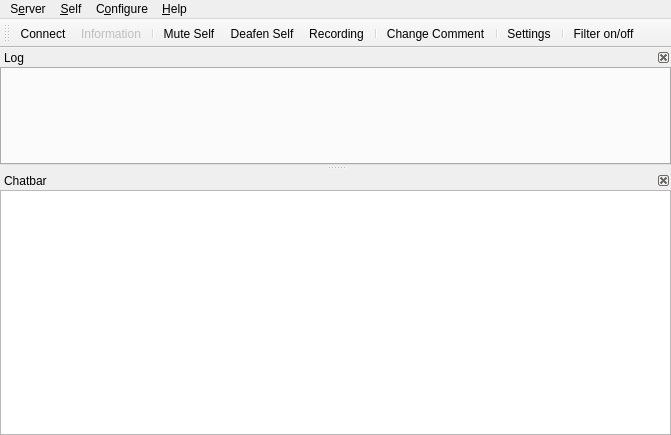
<?xml version="1.0" encoding="UTF-8"?>
<ui version="4.0">
 <class>MainWindow</class>
 <widget class="QMainWindow" name="MainWindow">
  <property name="geometry">
   <rect>
    <x>0</x>
    <y>0</y>
    <width>671</width>
    <height>435</height>
   </rect>
  </property>
  <property name="windowTitle">
   <string>Mumble</string>
  </property>
  <property name="dockOptions">
   <set>QMainWindow::AllowNestedDocks|QMainWindow::AnimatedDocks</set>
  </property>
  <property name="unifiedTitleAndToolBarOnMac">
   <bool>true</bool>
  </property>
  <widget class="UserView" name="qtvUsers">
   <property name="contextMenuPolicy">
    <enum>Qt::CustomContextMenu</enum>
   </property>
   <property name="acceptDrops">
    <bool>true</bool>
   </property>
   <property name="dragEnabled">
    <bool>true</bool>
   </property>
   <property name="rootIsDecorated">
    <bool>false</bool>
   </property>
   <property name="uniformRowHeights">
    <bool>true</bool>
   </property>
   <property name="headerHidden">
    <bool>true</bool>
   </property>
   <attribute name="headerVisible">
    <bool>false</bool>
   </attribute>
  </widget>
  <widget class="QMenuBar" name="menubar">
   <property name="geometry">
    <rect>
     <x>0</x>
     <y>0</y>
     <width>671</width>
     <height>21</height>
    </rect>
   </property>
   <widget class="QMenu" name="qmConfig">
    <property name="title">
     <string>C&amp;onfigure</string>
    </property>
    <addaction name="qaConfigDialog"/>
   </widget>
   <widget class="QMenu" name="qmHelp">
    <property name="title">
     <string>&amp;Help</string>
    </property>
    <addaction name="qaHelpWhatsThis"/>
    <addaction name="separator"/>
    <addaction name="qaHelpAbout"/>
    <addaction name="qaHelpAboutQt"/>
    <addaction name="separator"/>
    <addaction name="qaHelpVersionCheck"/>
   </widget>
   <widget class="QMenu" name="qmServer">
    <property name="title">
     <string>S&amp;erver</string>
    </property>
   </widget>
   <widget class="QMenu" name="qmSelf">
    <property name="title">
     <string>&amp;Self</string>
    </property>
    <addaction name="qaAudioMute"/>
    <addaction name="qaAudioDeaf"/>
    <addaction name="qaSelfPrioritySpeaker"/>
    <addaction name="separator"/>
    <addaction name="qaRecording"/>
    <addaction name="separator"/>
    <addaction name="qaSelfComment"/>
    <addaction name="qaServerTexture"/>
    <addaction name="qaServerTextureRemove"/>
    <addaction name="separator"/>
    <addaction name="qaSelfRegister"/>
    <addaction name="qaAudioStats"/>
   </widget>
   <addaction name="qmServer"/>
   <addaction name="qmSelf"/>
   <addaction name="qmConfig"/>
   <addaction name="qmHelp"/>
  </widget>
  <widget class="QDockWidget" name="qdwLog">
   <property name="minimumSize">
    <size>
     <width>250</width>
     <height>93</height>
    </size>
   </property>
   <property name="features">
    <set>QDockWidget::DockWidgetClosable|QDockWidget::DockWidgetMovable</set>
   </property>
   <property name="windowTitle">
    <string>Log</string>
   </property>
   <attribute name="dockWidgetArea">
    <number>1</number>
   </attribute>
   <widget class="LogTabWidget" name="qtwLogTabs">
   </widget>
  </widget>
  <widget class="QDockWidget" name="qdwChat">
   <property name="sizePolicy">
    <sizepolicy hsizetype="Preferred" vsizetype="Preferred">
     <horstretch>0</horstretch>
     <verstretch>0</verstretch>
    </sizepolicy>
   </property>
   <property name="toolTip">
    <string/>
   </property>
   <property name="whatsThis">
    <string>This is the chatbar&lt;br /&gt;If you enter text here and then press enter the text is sent to the user or channel that was selected. If nothing is selected the message is sent to your current channel.</string>
   </property>
   <property name="features">
    <set>QDockWidget::DockWidgetClosable|QDockWidget::DockWidgetMovable</set>
   </property>
   <property name="windowTitle">
    <string>Chatbar</string>
   </property>
   <attribute name="dockWidgetArea">
    <number>1</number>
   </attribute>
   <widget class="ChatbarTextEdit" name="qteChat">
    <property name="sizePolicy">
     <sizepolicy hsizetype="Expanding" vsizetype="MinimumExpanding">
      <horstretch>0</horstretch>
      <verstretch>0</verstretch>
     </sizepolicy>
    </property>
    <property name="maximumSize">
     <size>
      <width>16777215</width>
      <height>16777215</height>
     </size>
    </property>
    <property name="acceptRichText">
     <bool>false</bool>
    </property>
   </widget>
  </widget>
  <widget class="QToolBar" name="qtIconToolbar">
   <property name="windowTitle">
    <string>Icon Toolbar</string>
   </property>
   <attribute name="toolBarArea">
    <enum>TopToolBarArea</enum>
   </attribute>
   <attribute name="toolBarBreak">
    <bool>false</bool>
   </attribute>
   <addaction name="qaServerConnect"/>
   <addaction name="qaServerInformation"/>
   <addaction name="separator"/>
   <addaction name="qaAudioMute"/>
   <addaction name="qaAudioDeaf"/>
   <addaction name="qaRecording"/>
   <addaction name="separator"/>
   <addaction name="qaSelfComment"/>
   <addaction name="separator"/>
   <addaction name="qaConfigDialog"/>
   <addaction name="separator"/>
   <addaction name="qaFilterToggle"/>
  </widget>
  <action name="qaQuit">
   <property name="text">
    <string>&amp;Quit Mumble</string>
   </property>
   <property name="toolTip">
    <string>Closes the program</string>
   </property>
   <property name="whatsThis">
    <string>Exits the application.</string>
   </property>
   <property name="shortcut">
    <string>Ctrl+Q</string>
   </property>
  </action>
  <action name="qaServerConnect">
   <property name="icon">
    <iconset>
     <normaloff>skin:categories/applications-internet.svg</normaloff>skin:categories/applications-internet.svg</iconset>
   </property>
   <property name="text">
    <string>&amp;Connect</string>
   </property>
   <property name="toolTip">
    <string>Open the server connection dialog</string>
   </property>
   <property name="whatsThis">
    <string>Shows a dialog of registered servers, and also allows quick-connect.</string>
   </property>
   <property name="iconVisibleInMenu">
    <bool>false</bool>
   </property>
  </action>
  <action name="qaServerDisconnect">
   <property name="enabled">
    <bool>false</bool>
   </property>
   <property name="text">
    <string>&amp;Disconnect</string>
   </property>
   <property name="toolTip">
    <string>Disconnect from server</string>
   </property>
   <property name="whatsThis">
    <string>Disconnects you from the server.</string>
   </property>
  </action>
  <action name="qaServerBanList">
   <property name="enabled">
    <bool>false</bool>
   </property>
   <property name="text">
    <string>&amp;Ban list</string>
   </property>
   <property name="toolTip">
    <string>Edit ban list on server</string>
   </property>
   <property name="whatsThis">
    <string>This lets you edit the server-side IP ban list.</string>
   </property>
  </action>
  <action name="qaServerInformation">
   <property name="enabled">
    <bool>false</bool>
   </property>
   <property name="icon">
    <iconset>
     <normaloff>skin:Information_icon.svg</normaloff>skin:Information_icon.svg</iconset>
   </property>
   <property name="text">
    <string>&amp;Information</string>
   </property>
   <property name="toolTip">
    <string>Show information about the server connection</string>
   </property>
   <property name="whatsThis">
    <string>This will show extended information about the connection to the server.</string>
   </property>
   <property name="iconVisibleInMenu">
    <bool>false</bool>
   </property>
  </action>
  <action name="qaUserKick">
   <property name="text">
    <string>&amp;Kick</string>
   </property>
   <property name="toolTip">
    <string>Kick user (with reason)</string>
   </property>
   <property name="whatsThis">
    <string>Kick selected user off server. You'll be asked to specify a reason.</string>
   </property>
  </action>
  <action name="qaUserMute">
   <property name="checkable">
    <bool>true</bool>
   </property>
   <property name="text">
    <string>&amp;Mute</string>
   </property>
   <property name="toolTip">
    <string>Mute user</string>
   </property>
   <property name="whatsThis">
    <string>Mute or unmute user on server. Unmuting a deafened user will also undeafen them.</string>
   </property>
  </action>
  <action name="qaUserBan">
   <property name="text">
    <string>&amp;Ban</string>
   </property>
   <property name="toolTip">
    <string>Kick and ban user (with reason)</string>
   </property>
   <property name="whatsThis">
    <string>Kick and ban selected user from server. You'll be asked to specify a reason.</string>
   </property>
  </action>
  <action name="qaUserDeaf">
   <property name="checkable">
    <bool>true</bool>
   </property>
   <property name="text">
    <string>&amp;Deafen</string>
   </property>
   <property name="toolTip">
    <string>Deafen user</string>
   </property>
   <property name="whatsThis">
    <string>Deafen or undeafen user on server. Deafening a user will also mute them.</string>
   </property>
  </action>
  <action name="qaUserLocalIgnore">
   <property name="checkable">
    <bool>true</bool>
   </property>
   <property name="text">
    <string>Ignore Messages</string>
   </property>
   <property name="toolTip">
    <string>Locally ignore user's text chat messages.</string>
   </property>
   <property name="whatsThis">
    <string>Silently drops all text messages from the user.</string>
   </property>
  </action>
  <action name="qaUserLocalMute">
   <property name="checkable">
    <bool>true</bool>
   </property>
   <property name="text">
    <string>&amp;Local Mute</string>
   </property>
   <property name="toolTip">
    <string>Mute user locally</string>
   </property>
   <property name="whatsThis">
    <string>Mute or unmute user locally. Use this on other users in the same room.</string>
   </property>
  </action>
  <action name="qaUserTextMessage">
   <property name="text">
    <string>Send &amp;Message</string>
   </property>
   <property name="toolTip">
    <string>Send a Text Message</string>
   </property>
   <property name="whatsThis">
    <string>Sends a text message to another user.</string>
   </property>
  </action>
  <action name="qaChannelAdd">
   <property name="text">
    <string>&amp;Add</string>
   </property>
   <property name="toolTip">
    <string>Add new channel</string>
   </property>
   <property name="whatsThis">
    <string>This adds a new sub-channel to the currently selected channel.</string>
   </property>
  </action>
  <action name="qaChannelRemove">
   <property name="text">
    <string>&amp;Remove</string>
   </property>
   <property name="toolTip">
    <string>Remove channel</string>
   </property>
   <property name="whatsThis">
    <string>This removes a channel and all sub-channels.</string>
   </property>
  </action>
  <action name="qaChannelACL">
   <property name="text">
    <string>&amp;Edit</string>
   </property>
   <property name="toolTip">
    <string>Edit Groups and ACL for channel</string>
   </property>
   <property name="whatsThis">
    <string>This opens the Group and ACL dialog for the channel, to control permissions.</string>
   </property>
  </action>
  <action name="qaChannelLink">
   <property name="text">
    <string>&amp;Link</string>
   </property>
   <property name="toolTip">
    <string>Link your channel to another channel</string>
   </property>
   <property name="whatsThis">
    <string>This links your current channel to the selected channel. If users in a channel have permission to speak in the other channel, users can now hear each other. This is a permanent link, and will last until manually unlinked or the server is restarted. Please see the shortcuts for push-to-link.</string>
   </property>
  </action>
  <action name="qaChannelUnlink">
   <property name="text">
    <string comment="Channel">&amp;Unlink</string>
   </property>
   <property name="toolTip">
    <string>Unlink your channel from another channel</string>
   </property>
   <property name="whatsThis">
    <string>This unlinks your current channel from the selected channel.</string>
   </property>
  </action>
  <action name="qaChannelUnlinkAll">
   <property name="text">
    <string>&amp;Unlink All</string>
   </property>
   <property name="toolTip">
    <string>Unlinks your channel from all linked channels.</string>
   </property>
   <property name="whatsThis">
    <string>This unlinks your current channel (not the selected one) from all linked channels.</string>
   </property>
  </action>
  <action name="qaAudioReset">
   <property name="text">
    <string>&amp;Reset</string>
   </property>
   <property name="toolTip">
    <string>Reset audio preprocessor</string>
   </property>
   <property name="whatsThis">
    <string>This will reset the audio preprocessor, including noise cancellation, automatic gain and voice activity detection. If something suddenly worsens the audio environment (like dropping the microphone) and it was temporary, use this to avoid having to wait for the preprocessor to readjust.</string>
   </property>
  </action>
  <action name="qaAudioMute">
   <property name="checkable">
    <bool>true</bool>
   </property>
   <property name="icon">
    <iconset>
     <normaloff>skin:actions/audio-input-microphone.svg</normaloff>
     <normalon>skin:actions/audio-input-microphone-muted.svg</normalon>
     <activeon>skin:actions/audio-input-microphone-muted.svg</activeon>skin:actions/audio-input-microphone.svg</iconset>
   </property>
   <property name="text">
    <string>&amp;Mute Self</string>
   </property>
   <property name="toolTip">
    <string>Mute yourself</string>
   </property>
   <property name="whatsThis">
    <string>Mute or unmute yourself. When muted, you will not send any data to the server. Unmuting while deafened will also undeafen.</string>
   </property>
   <property name="iconVisibleInMenu">
    <bool>false</bool>
   </property>
  </action>
  <action name="qaAudioDeaf">
   <property name="checkable">
    <bool>true</bool>
   </property>
   <property name="icon">
    <iconset>
     <normaloff>skin:self_undeafened.svg</normaloff>
     <normalon>skin:deafened_self.svg</normalon>
     <activeon>skin:deafened_self.svg</activeon>skin:self_undeafened.svg</iconset>
   </property>
   <property name="text">
    <string>&amp;Deafen Self</string>
   </property>
   <property name="toolTip">
    <string>Deafen yourself</string>
   </property>
   <property name="whatsThis">
    <string>Deafen or undeafen yourself. When deafened, you will not hear anything. Deafening yourself will also mute.</string>
   </property>
   <property name="iconVisibleInMenu">
    <bool>false</bool>
   </property>
  </action>
  <action name="qaAudioTTS">
   <property name="checkable">
    <bool>true</bool>
   </property>
   <property name="text">
    <string>&amp;Text-To-Speech</string>
   </property>
   <property name="toolTip">
    <string>Toggle Text-To-Speech</string>
   </property>
   <property name="whatsThis">
    <string>Enable or disable the text-to-speech engine. Only messages enabled for TTS in the Configuration dialog will actually be spoken.</string>
   </property>
  </action>
  <action name="qaAudioStats">
   <property name="text">
    <string>Audio S&amp;tatistics</string>
   </property>
   <property name="toolTip">
    <string>Display audio statistics</string>
   </property>
   <property name="whatsThis">
    <string>Pops up a small dialog with information about your current audio input.</string>
   </property>
  </action>
  <action name="qaAudioUnlink">
   <property name="text">
    <string>&amp;Unlink Plugins</string>
   </property>
   <property name="toolTip">
    <string>Forcibly unlink plugin</string>
   </property>
   <property name="whatsThis">
    <string>This forces the current plugin to unlink, which is handy if it is reading completely wrong data.</string>
   </property>
  </action>
  <action name="qaConfigDialog">
   <property name="icon">
    <iconset>
     <normaloff>skin:config_basic.png</normaloff>skin:config_basic.png</iconset>
   </property>
   <property name="text">
    <string>&amp;Settings</string>
   </property>
   <property name="toolTip">
    <string>Configure Mumble</string>
   </property>
   <property name="whatsThis">
    <string>Allows you to change most settings for Mumble.</string>
   </property>
   <property name="menuRole">
    <enum>QAction::PreferencesRole</enum>
   </property>
   <property name="iconVisibleInMenu">
    <bool>false</bool>
   </property>
  </action>
  <action name="qaFilterToggle">
   <property name="checkable">
    <bool>true</bool>
   </property>
   <property name="icon">
    <iconset>
     <normaloff>skin:filter.svg</normaloff>
     <normalon>skin:filter.svg</normalon>
     <activeon>skin:filter.svg</activeon>skin:filter.svg</iconset>
   </property>
   <property name="text">
    <string>&amp;Filter on/off</string>
   </property>
   <property name="toolTip">
    <string>Toggle the channel filter (Ctrl+F)</string>
   </property>
   <property name="whatsThis">
    <string>Enable or disable the filtering of select channels.
By default all empty channels will be filtered.
You can mark additional channels for filtering from
the channel's context menu.</string>
   </property>
   <property name="shortcut">
    <string>Ctrl+F</string>
   </property>
   <property name="iconVisibleInMenu">
    <bool>false</bool>
   </property>
  </action>
  <action name="qaAudioWizard">
   <property name="text">
    <string>&amp;Audio Wizard</string>
   </property>
   <property name="toolTip">
    <string>Start the audio configuration wizard</string>
   </property>
   <property name="whatsThis">
    <string>This will guide you through the process of configuring your audio hardware.</string>
   </property>
  </action>
  <action name="qaHelpWhatsThis">
   <property name="text">
    <string>&amp;What's This?</string>
   </property>
   <property name="toolTip">
    <string>Enter What's This? mode</string>
   </property>
   <property name="whatsThis">
    <string>Click this to enter &quot;What's This?&quot; mode. Your cursor will turn into a question mark. Click on any button, menu choice or area to show a description of what it is.</string>
   </property>
  </action>
  <action name="qaHelpAbout">
   <property name="text">
    <string>&amp;About</string>
   </property>
   <property name="toolTip">
    <string>Information about Mumble</string>
   </property>
   <property name="whatsThis">
    <string>Shows a small dialog with information and license for Mumble.</string>
   </property>
   <property name="menuRole">
    <enum>QAction::AboutRole</enum>
   </property>
  </action>
  <action name="qaHelpAboutSpeex">
   <property name="text">
    <string>About &amp;Speex</string>
   </property>
   <property name="toolTip">
    <string>Information about Speex</string>
   </property>
   <property name="whatsThis">
    <string>Shows a small dialog with information about Speex.</string>
   </property>
   <property name="menuRole">
    <enum>QAction::ApplicationSpecificRole</enum>
   </property>
  </action>
  <action name="qaHelpAboutQt">
   <property name="text">
    <string>About &amp;Qt</string>
   </property>
   <property name="toolTip">
    <string>Information about Qt</string>
   </property>
   <property name="whatsThis">
    <string>Shows a small dialog with information about Qt.</string>
   </property>
   <property name="menuRole">
    <enum>QAction::AboutQtRole</enum>
   </property>
  </action>
  <action name="qaHelpVersionCheck">
   <property name="text">
    <string>Check for &amp;Updates</string>
   </property>
   <property name="toolTip">
    <string>Check for new version of Mumble</string>
   </property>
   <property name="whatsThis">
    <string>Connects to the Mumble webpage to check if a new version is available, and notifies you with an appropriate download URL if this is the case.</string>
   </property>
  </action>
  <action name="qaChannelSendMessage">
   <property name="text">
    <string>Send &amp;Message</string>
   </property>
   <property name="toolTip">
    <string>Send a Text Message</string>
   </property>
   <property name="whatsThis">
    <string>Sends a text message to all users in a channel.</string>
   </property>
  </action>
  <action name="qaChannelCopyURL">
   <property name="text">
    <string>&amp;Copy URL</string>
   </property>
   <property name="toolTip">
    <string>Copies a link to this channel to the clipboard.</string>
   </property>
   <property name="whatsThis">
    <string>Copies a link to this channel to the clipboard.</string>
   </property>
  </action>
  <action name="qaConfigMinimal">
   <property name="checkable">
    <bool>true</bool>
   </property>
   <property name="text">
    <string>&amp;Minimal View</string>
   </property>
   <property name="toolTip">
    <string>Toggle minimal window modes</string>
   </property>
   <property name="whatsThis">
    <string>This will toggle minimal mode, where the log window and menu is hidden.</string>
   </property>
  </action>
  <action name="qaConfigHideFrame">
   <property name="checkable">
    <bool>true</bool>
   </property>
   <property name="text">
    <string>Hide Frame</string>
   </property>
   <property name="toolTip">
    <string>Toggle showing frame on minimal window</string>
   </property>
   <property name="whatsThis">
    <string>This will toggle whether the minimal window should have a frame for moving and resizing.</string>
   </property>
  </action>
  <action name="qaConfigCert">
   <property name="text">
    <string>&amp;Certificate Wizard</string>
   </property>
   <property name="toolTip">
    <string>Configure certificates for strong authentication</string>
   </property>
   <property name="whatsThis">
    <string>This starts the wizard for creating, importing and exporting certificates for authentication against servers.</string>
   </property>
  </action>
  <action name="qaUserRegister">
   <property name="text">
    <string>&amp;Register</string>
   </property>
   <property name="toolTip">
    <string>Register user on server</string>
   </property>
   <property name="whatsThis">
    <string>This will permanently register the user on the server.</string>
   </property>
  </action>
  <action name="qaUserFriendAdd">
   <property name="text">
    <string>Add &amp;Friend</string>
   </property>
   <property name="toolTip">
    <string>Adds a user as your friend.</string>
   </property>
   <property name="whatsThis">
    <string>This will add the user as a friend, so you can recognize him on this and other servers.</string>
   </property>
  </action>
  <action name="qaUserFriendRemove">
   <property name="text">
    <string>&amp;Remove Friend</string>
   </property>
   <property name="toolTip">
    <string>Removes a user from your friends.</string>
   </property>
   <property name="whatsThis">
    <string>This will remove a user from your friends list.</string>
   </property>
  </action>
  <action name="qaUserFriendUpdate">
   <property name="text">
    <string>&amp;Update Friend</string>
   </property>
   <property name="toolTip">
    <string>Update name of your friend.</string>
   </property>
   <property name="whatsThis">
    <string>Your friend uses a different name than what is in your database. This will update the name.</string>
   </property>
  </action>
  <action name="qaServerUserList">
   <property name="text">
    <string>Registered &amp;Users</string>
   </property>
   <property name="toolTip">
    <string>Edit registered users list</string>
   </property>
   <property name="whatsThis">
    <string>This opens the editor for registered users, which allow you to change their name or unregister them.</string>
   </property>
  </action>
  <action name="qaServerTexture">
   <property name="text">
    <string>Change &amp;Avatar</string>
   </property>
   <property name="toolTip">
    <string>Change your avatar image on this server</string>
   </property>
  </action>
  <action name="qaServerTokens">
   <property name="text">
    <string>&amp;Access Tokens</string>
   </property>
   <property name="toolTip">
    <string>Add or remove text-based access tokens</string>
   </property>
  </action>
  <action name="qaServerTextureRemove">
   <property name="text">
    <string>&amp;Remove Avatar</string>
   </property>
   <property name="toolTip">
    <string>Remove currently defined avatar image.</string>
   </property>
  </action>
  <action name="qaUserCommentReset">
   <property name="text">
    <string>Reset &amp;Comment</string>
   </property>
   <property name="toolTip">
    <string>Reset the comment of the selected user.</string>
   </property>
  </action>
  <action name="qaUserTextureReset">
   <property name="text">
    <string>Reset &amp;Avatar</string>
   </property>
   <property name="toolTip">
    <string>Reset the avatar of the selected user.</string>
   </property>
  </action>
  <action name="qaChannelJoin">
   <property name="text">
    <string>&amp;Join Channel</string>
   </property>
  </action>
  <action name="qaChannelFilter">
   <property name="checkable">
    <bool>true</bool>
   </property>
   <property name="text">
    <string>&amp;Hide Channel when Filtering</string>
   </property>
  </action>
  <action name="qaUserCommentView">
   <property name="text">
    <string>View Comment</string>
   </property>
   <property name="toolTip">
    <string>View comment in editor</string>
   </property>
  </action>
  <action name="qaUserInformation">
   <property name="text">
    <string>&amp;Information</string>
   </property>
   <property name="toolTip">
    <string>Query server for connection information for user</string>
   </property>
  </action>
  <action name="qaSelfComment">
   <property name="icon">
    <iconset>
     <normaloff>skin:comment.svg</normaloff>skin:comment.svg</iconset>
   </property>
   <property name="text">
    <string>&amp;Change Comment</string>
   </property>
   <property name="toolTip">
    <string>Change your own comment</string>
   </property>
   <property name="iconVisibleInMenu">
    <bool>false</bool>
   </property>
  </action>
  <action name="qaSelfRegister">
   <property name="text">
    <string>R&amp;egister</string>
   </property>
   <property name="toolTip">
    <string>Register yourself on the server</string>
   </property>
  </action>
  <action name="qaUserPrioritySpeaker">
   <property name="checkable">
    <bool>true</bool>
   </property>
   <property name="text">
    <string>Priority Speaker</string>
   </property>
  </action>
  <action name="qaSelfPrioritySpeaker">
   <property name="checkable">
    <bool>true</bool>
   </property>
   <property name="text">
    <string>Priority Speaker</string>
   </property>
  </action>
  <action name="qaRecording">
   <property name="icon">
    <iconset>
     <normaloff>skin:actions/media-record.svg</normaloff>skin:actions/media-record.svg</iconset>
   </property>
   <property name="text">
    <string>Recording</string>
   </property>
   <property name="iconVisibleInMenu">
    <bool>false</bool>
   </property>
  </action>
 </widget>
 <customwidgets>
  <customwidget>
   <class>UserView</class>
   <extends>QTreeView</extends>
   <header>UserView.h</header>
  </customwidget>
  <customwidget>
   <class>ChatbarTextEdit</class>
   <extends>QTextEdit</extends>
   <header>CustomElements.h</header>
  </customwidget>
  <customwidget>
   <class>LogTabWidget</class>
   <extends>QTabWidget</extends>
   <header>LogTabs.h</header>
   <container>1</container>
  </customwidget>
 </customwidgets>
 <resources/>
 <connections/>
</ui>
